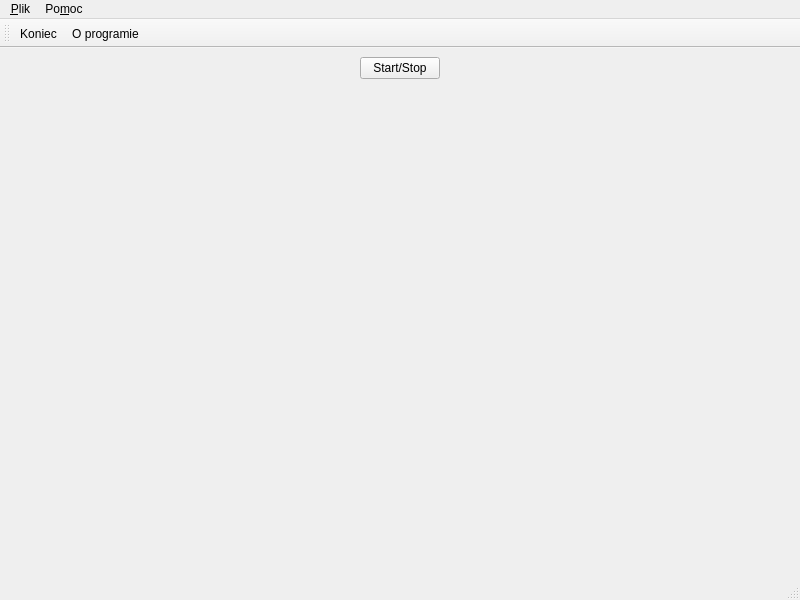
<?xml version="1.0" encoding="UTF-8"?>
<ui version="4.0">
 <class>MainWindow</class>
 <widget class="QMainWindow" name="MainWindow">
  <property name="geometry">
   <rect>
    <x>0</x>
    <y>0</y>
    <width>800</width>
    <height>600</height>
   </rect>
  </property>
  <property name="windowTitle">
   <string>MainWindow</string>
  </property>
  <widget class="QWidget" name="centralwidget">
   <layout class="QVBoxLayout" name="verticalLayout">
    <item>
     <layout class="QHBoxLayout" name="horizontalLayout">
      <item>
       <spacer name="horizontalSpacer">
        <property name="orientation">
         <enum>Qt::Horizontal</enum>
        </property>
        <property name="sizeHint" stdset="0">
         <size>
          <width>40</width>
          <height>20</height>
         </size>
        </property>
       </spacer>
      </item>
      <item>
       <widget class="QPushButton" name="przycisk">
        <property name="toolTip">
         <string>Włącz lub wyłącz animację</string>
        </property>
        <property name="text">
         <string>Start/Stop</string>
        </property>
       </widget>
      </item>
      <item>
       <spacer name="horizontalSpacer_2">
        <property name="orientation">
         <enum>Qt::Horizontal</enum>
        </property>
        <property name="sizeHint" stdset="0">
         <size>
          <width>40</width>
          <height>20</height>
         </size>
        </property>
       </spacer>
      </item>
     </layout>
    </item>
    <item>
     <widget class="MyWidget" name="widget" native="true">
      <property name="sizePolicy">
       <sizepolicy hsizetype="Preferred" vsizetype="MinimumExpanding">
        <horstretch>0</horstretch>
        <verstretch>0</verstretch>
       </sizepolicy>
      </property>
     </widget>
    </item>
   </layout>
  </widget>
  <widget class="QMenuBar" name="menubar">
   <property name="geometry">
    <rect>
     <x>0</x>
     <y>0</y>
     <width>800</width>
     <height>28</height>
    </rect>
   </property>
   <widget class="QMenu" name="menu_Plik">
    <property name="title">
     <string>&amp;Plik</string>
    </property>
    <addaction name="action_Koniec"/>
   </widget>
   <widget class="QMenu" name="menuPo_moc">
    <property name="title">
     <string>Po&amp;moc</string>
    </property>
    <addaction name="action_O_programie"/>
   </widget>
   <addaction name="menu_Plik"/>
   <addaction name="menuPo_moc"/>
  </widget>
  <widget class="QStatusBar" name="statusbar"/>
  <widget class="QToolBar" name="toolBar">
   <property name="windowTitle">
    <string>toolBar</string>
   </property>
   <attribute name="toolBarArea">
    <enum>TopToolBarArea</enum>
   </attribute>
   <attribute name="toolBarBreak">
    <bool>false</bool>
   </attribute>
   <addaction name="action_Koniec"/>
   <addaction name="action_O_programie"/>
  </widget>
  <action name="action_Koniec">
   <property name="text">
    <string>&amp;Koniec</string>
   </property>
   <property name="shortcut">
    <string>Ctrl+Q</string>
   </property>
  </action>
  <action name="action_O_programie">
   <property name="text">
    <string>&amp;O programie</string>
   </property>
  </action>
 </widget>
 <customwidgets>
  <customwidget>
   <class>MyWidget</class>
   <extends>QWidget</extends>
   <header>my_widget.h</header>
   <container>1</container>
   <slots>
    <slot>toggle_animation()</slot>
   </slots>
  </customwidget>
 </customwidgets>
 <resources/>
 <connections>
  <connection>
   <sender>przycisk</sender>
   <signal>clicked()</signal>
   <receiver>widget</receiver>
   <slot>toggle_animation()</slot>
   <hints>
    <hint type="sourcelabel">
     <x>400</x>
     <y>52</y>
    </hint>
    <hint type="destinationlabel">
     <x>256</x>
     <y>107</y>
    </hint>
   </hints>
  </connection>
 </connections>
</ui>
